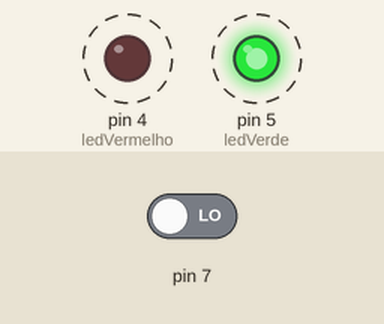
This sketch was run on a simulated Arduino Uno, built with avr-gcc and run on an emulated ATmega328P. On the bench: output pins drawn as LEDs (lit = HIGH). Dashed ring = blinking. Inputs (shaded band) come from the test bench; at power-on: pin 7 LOW.

Above: at 1.26 s.
1.3 s: pin 7 driven HIGH
At 1.49 s:
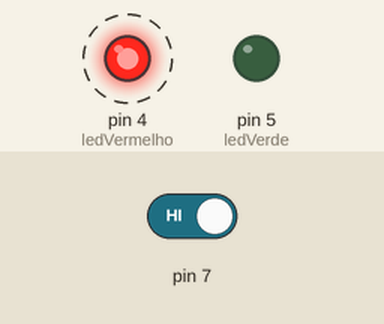
4.3 s: pin 7 driven LOW
At 4.9 s:
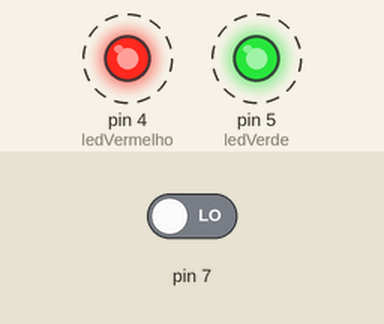
Timing chart, 0 to 13.3 s (numbered marks = the images above; inputs shaded):
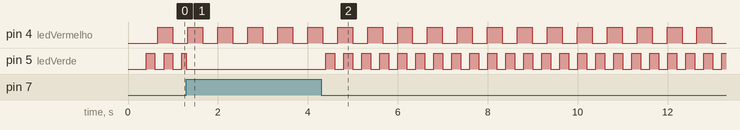

The sketch:

sketch_jul30a.ino
```cpp
#include <sensores.h>

const int ledVermelho = 4; //porta do led vermelho
const int ledVerde =    5; //porta do led verde
const int T1 =         333; // periodo led vermelho
const int T2 =         200; // periodo led verde
unsigned long  ultima_troca1;
unsigned long ultima_troca2;
bool ultimo_estado1;
bool ultimo_estado2;
void setup() {
 pinMode(ledVermelho,OUTPUT);
 pinMode(ledVerde,OUTPUT);
 pinMode(7,INPUT);
 digitalWrite(ledVermelho,LOW);
 digitalWrite(ledVerde,LOW);
 ultima_troca1 = 0;
 ultima_troca2 = 0;
 ultimo_estado1 = false;
 ultimo_estado2 = false;
}

void loop() {
  unsigned long tempo;
  tempo = millis();
  if (tempo - ultima_troca1 >= T1 ) {
    if (ultimo_estado1) {
      digitalWrite(ledVermelho,HIGH);
    }
    else {
      digitalWrite(ledVermelho,LOW);
    }
      ultima_troca1 += T1;
      ultimo_estado1 = !(ultimo_estado1);
  }

  tempo = millis();
  if (check_SD()) {
      if (tempo - ultima_troca2 >= T2) {
    if (ultimo_estado2) {
      digitalWrite(ledVerde,HIGH);
    }
    else {
      digitalWrite(ledVerde,LOW);
    }
    ultimo_estado2 = !(ultimo_estado2);
    ultima_troca2 += T2;
      }
  }
 else {
    digitalWrite(ledVerde,LOW);
//    ultimo_estado2 = false;
//    ultima_troca2 += tempo;
 }

}
```

sensores.cpp
```cpp
#include "Arduino.h"
#include "sensores.h"

int check_SD() {
	if (digitalRead(7) == HIGH) {
		return 0;
	}
	else {
		return 1;
	}
};
```

sensores.h
```cpp
#ifndef Morse_h
#define Morse_h

#include "Arduino.h"
int check_SD();
#endif
```

Measured:
- after the input at 4.3 s, pin 5 (ledVerde): alternates HIGH for 0.20 s and LOW for 0.20 s, starting after 0.10 s
- by itself, pin 4 (ledVermelho): alternates HIGH for 0.33 s and LOW for 0.33 s
